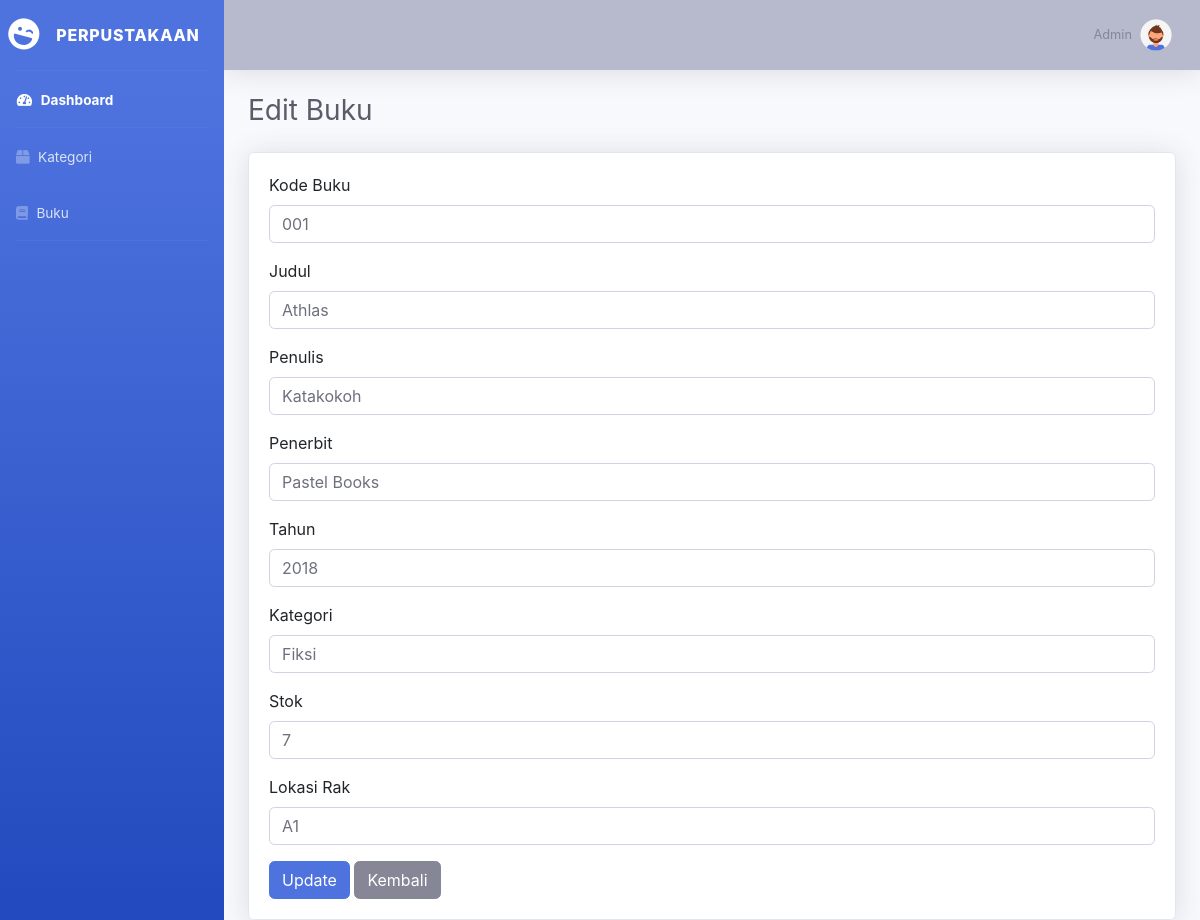
/buku/edit/1, run on the app's committed database.
### tables this page shows
CREATE TABLE `buku` (
  `id_buku` int(11) NOT NULL,
  `kode_buku` varchar(20) DEFAULT NULL,
  `judul` varchar(100) DEFAULT NULL,
  `penulis` varchar(100) DEFAULT NULL,
  `penerbit` varchar(100) DEFAULT NULL,
  `tahun` year(4) DEFAULT NULL,
  `id_kategori` int(11) DEFAULT NULL,
  `stok` int(11) DEFAULT NULL,
  `lokasi_rak` varchar(50) DEFAULT NULL
);

CREATE TABLE `kategori` (
  `id` int(11) NOT NULL,
  `nama_kategori` varchar(100) NOT NULL
);

### application/controllers/Buku.php (called while the page is built, shortened)
<?php
class Buku extends CI_Controller {
    public function __construct()
    {
        $this->load->model('Buku_model');
        $this->load->model('Kategori_model');
        $this->load->library('form_validation');
    }
    public function edit($id)
    {
        $data['buku'] = $this->Buku_model->get_by_id($id);
        $data['kategori'] = $this->Kategori_model->get_all();
        $this->load->view('templates/header');
        $this->load->view('templates/sidebar');
        $this->load->view('templates/topbar');
        $this->load->view('buku/edit', $data);
        $this->load->view('templates/footer');
    }
}

### index.php (called while the page is built, shortened)
<?php
require_once BASEPATH.'core/CodeIgniter.php';

### application/models/Buku_model.php (called while the page is built, shortened)
<?php
class Buku_model extends CI_Model {
    private $table = 'buku';
    public function get_by_id($id)
    {
        $this->db->where('id_buku', $id);
        return $this->db->get($this->table)->row();
    }
}

### application/models/Kategori_model.php (called while the page is built, shortened)
<?php
class Kategori_model extends CI_Model{
    private $table ='Kategori';
    public function get_all()
    {
        return $this->db->get($this->table)->result();
    }
}

### application/views/buku/edit.php (the view)
<div class="container-fluid">
<h2 class="h3 mb-4 text-gray-800">Edit Buku</h2>
<div class="card shadow">
    <div class="card-body">
<form method="post" action="<?= site_url('buku/update/'.$buku->id_buku); ?>">
    <div class="form-group">
        <label>Kode Buku</label>
        <input type="text" name="kode_buku" class="form-control" value="<?= $buku->kode_buku; ?>" required>
    </div>
    <div class="form-group">
        <label>Judul</label>
        <input type="text" name="judul" class="form-control" value="<?= $buku->judul; ?>" required>
    </div>
    <div class="form-group">
        <label>Penulis</label>
        <input type="text" name="penulis" class="form-control" value="<?= $buku->penulis; ?>" required>
    </div>
    <div class="form-group">
        <label>Penerbit</label>
        <input type="text" name="penerbit" class="form-control" value="<?= $buku->penerbit; ?>" required>
    </div>
    <div class="form-group">
        <label>Tahun</label>
        <input type="number" name="tahun" class="form-control" value="<?= $buku->tahun; ?>" required>
    </div>
    <div class="form-group">
        <label>Kategori</label>
        <select name="kategori" class="form-control" required>
            <?php foreach($kategori as $k): ?>
                <option value="<?= $k->id ?>"
                    <?= ($k->id == $buku->id_kategori) ? 'selected' : '' ?>>
                    <?= $k->nama_kategori ?>
                </option>
            <?php endforeach; ?>
        </select>
    </div>
    <div class="form-group">
        <label>Stok</label>
        <input type="number" name="stok" class="form-control" value="<?= $buku->stok; ?>" required>
    </div>
    <div class="form-group">
        <label>Lokasi Rak</label>
        <input type="text" name="lokasi_rak" class="form-control" value="<?= $buku->lokasi_rak; ?>" required>
    </div>
    <button type="submit" class="btn btn-primary">Update</button>
    <a href="<?= site_url('buku'); ?>" class="btn btn-secondary">Kembali</a>
</form>
    </div>
</div>
</div>

### data on the page
buku: kode_buku "001", judul "Athlas", penulis "Katakokoh", penerbit "Pastel Books", tahun "2018", kategori "Fiksi", stok "7", lokasi_rak "A1"
